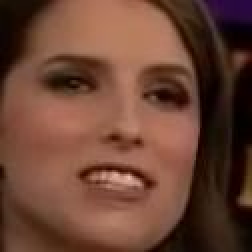
#> input picture Deepfake-DetectNet(Simple)/data/Real/100_0.jpg, 126 x 126 px, given in place of real_ela.jpg, which was not available (shown 2 times larger)
$ python noise.py   (older library calls are emulated)
#> lines starting #> are read from the running program, lines starting #| are printed output that depends on the picture; pictures that were not available may be replaced by others from this repository, and a replacement may not be noted
import cv2
from PIL import Image, ImageChops, ImageEnhance
import os
import glob
import csv
#from tqdm import tqdm
import argparse

def noise(image_path):
#> called with image_path = 'real_ela.jpg'
    image = cv2.imread(image_path, cv2.IMREAD_GRAYSCALE)
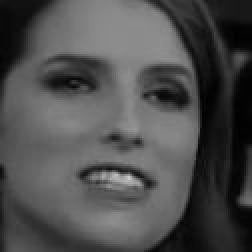
#> image: shape (126, 126) (shown 2 times larger); min 0, max 201, mean 77.5
    cv2.imshow('input_image',image)
     # 將圖像轉換為二值化，閾值設為127
    #_, binary_image = cv2.threshold(image, 50, 255, cv2.THRESH_BINARY)
    # 高通濾波器，例如拉普拉斯濾波器
    laplacian = cv2.Laplacian(image, cv2.CV_64F)
    laplacian_abs = cv2.convertScaleAbs(laplacian)
    cv2.imshow('laplacian_image',laplacian_abs)
    _, binary_image = cv2.threshold(laplacian_abs, 0, 255, cv2.THRESH_BINARY + cv2.THRESH_OTSU)
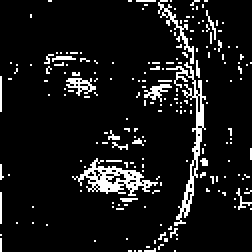
#> binary_image: shape (126, 126) (shown 2 times larger); 8.9% white in thin lines or dots
    cv2.imshow('binary_image_image',binary_image)
    # 連通元件標記來計算噪點
    num_labels, labels = cv2.connectedComponents(binary_image)
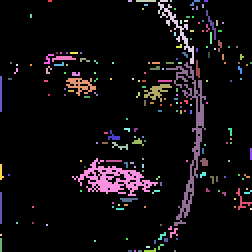
#> labels: shape (126, 126) int32 (shown 2 times larger); 203 distinct labels, from 0 to 202; one colour per label, 0 black
#> num_labels = 203
    # 去掉背景連通元件
    num_noise_points = num_labels - 1
#> num_noise_points = 202
    print(f'Number of noise points: {num_noise_points}')
#| Number of noise points: 202
    cv2.waitKey(0)
    cv2.destroyAllWindows()
    return num_noise_points


def main():
    if args.type == 'real':
        input_directory = f'/home/kent/dataset/ELA_data/original_sequences/youtube/'
    elif args.type == 'fake':
        input_directory = f'/home/kent/dataset/ELA_data/manipulated_sequences/Deepfakes/'

    output_directory = f'/home/kent/dataset/Noise/'
    # 搜索第二子資料夾中的所有image.png文件
    second_child_dirs = glob.glob(os.path.join(input_directory, "*.jpg"))
    print("path::",os.path.join(input_directory, "*.jpg"))
    print('second_child_dirs::',second_child_dirs)
    noise_data = []  # 用于存储PSNR和标签的列表

    # 遍歷第一子資料夾
    for image_file in tqdm(second_child_dirs, desc='Processing'):
        noise_count=noise(image_file)
        # 将PSNR和标签添加到列表
        if args.type == 'real':
            noise_data.append([noise_count, 1])
        elif args.type == 'fake':
            noise_data.append([noise_count, 0])

    # 将PSNR数据写入CSV文件
    if args.type == 'real':
        csv_file_path = os.path.join(output_directory, f"{args.type}_noise_data.csv")
    elif args.type == 'fake':
        csv_file_path = os.path.join(output_directory, f"{args.type}_noise_data.csv")
    with open(csv_file_path, mode='w', newline='') as file:
        writer = csv.writer(file)
        writer.writerow(["Noise", "Label"])
        writer.writerows(noise_data)


if __name__=='__main__':
    parser=argparse.ArgumentParser()
    parser.add_argument('-t',dest='type',choices=['real','fake'],default='real')
    args=parser.parse_args()
    #main()
    noise('real_ela.jpg')
    noise('fake_ela.jpg')
#> call 2 of noise, with image_path = 'fake_ela.jpg'
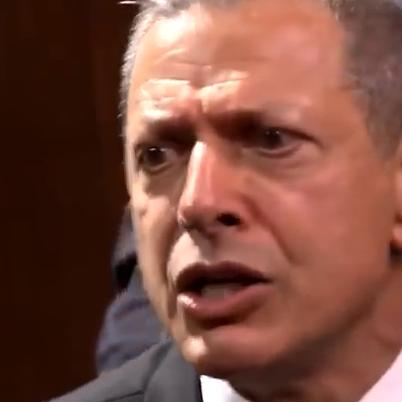
#> input picture Deepfake-DetectNet(Simple)/data/Real/100_652.jpg, 402 x 402 px, given in place of fake_ela.jpg, which was not available
#> in noise (call 2), `image = cv2.imread(image_path, cv2.IMREAD_GRAYSCALE)`:
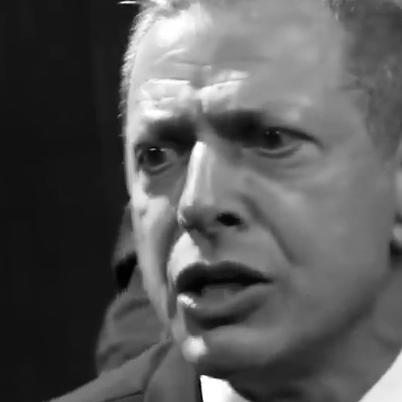
#> image: shape (402, 402); min 0, max 255, mean 88.6
#> in noise (call 2), `laplacian = cv2.Laplacian(image, cv2.CV_64F)`:
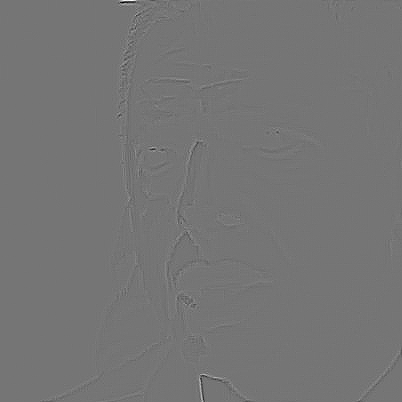
#> laplacian: shape (402, 402) float64; min -241, max 282, mean 0; drawn with min black and max white
#> in noise (call 2), `_, binary_image = cv2.threshold(laplacian_abs, 0, 255, cv2.THRESH_BINA..`: binary_image: shape (402, 402); 2.5% white in thin lines or dots
#> in noise (call 2), `num_labels, labels = cv2.connectedComponents(binary_image)`:
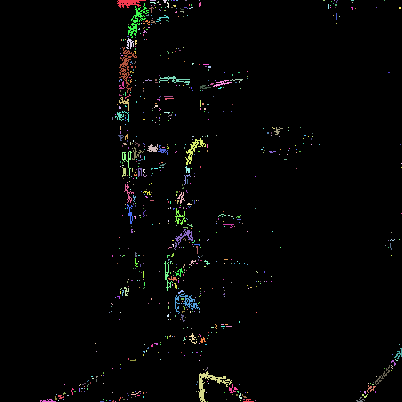
#> labels: shape (402, 402) int32; 754 distinct labels, from 0 to 753; one colour per label, 0 black
#> in noise (call 2), `num_labels, labels = cv2.connectedComponents(binary_image)`: num_labels = 754
#> in noise (call 2), `num_noise_points = num_labels - 1`: num_noise_points = 753
#| Number of noise points: 753
